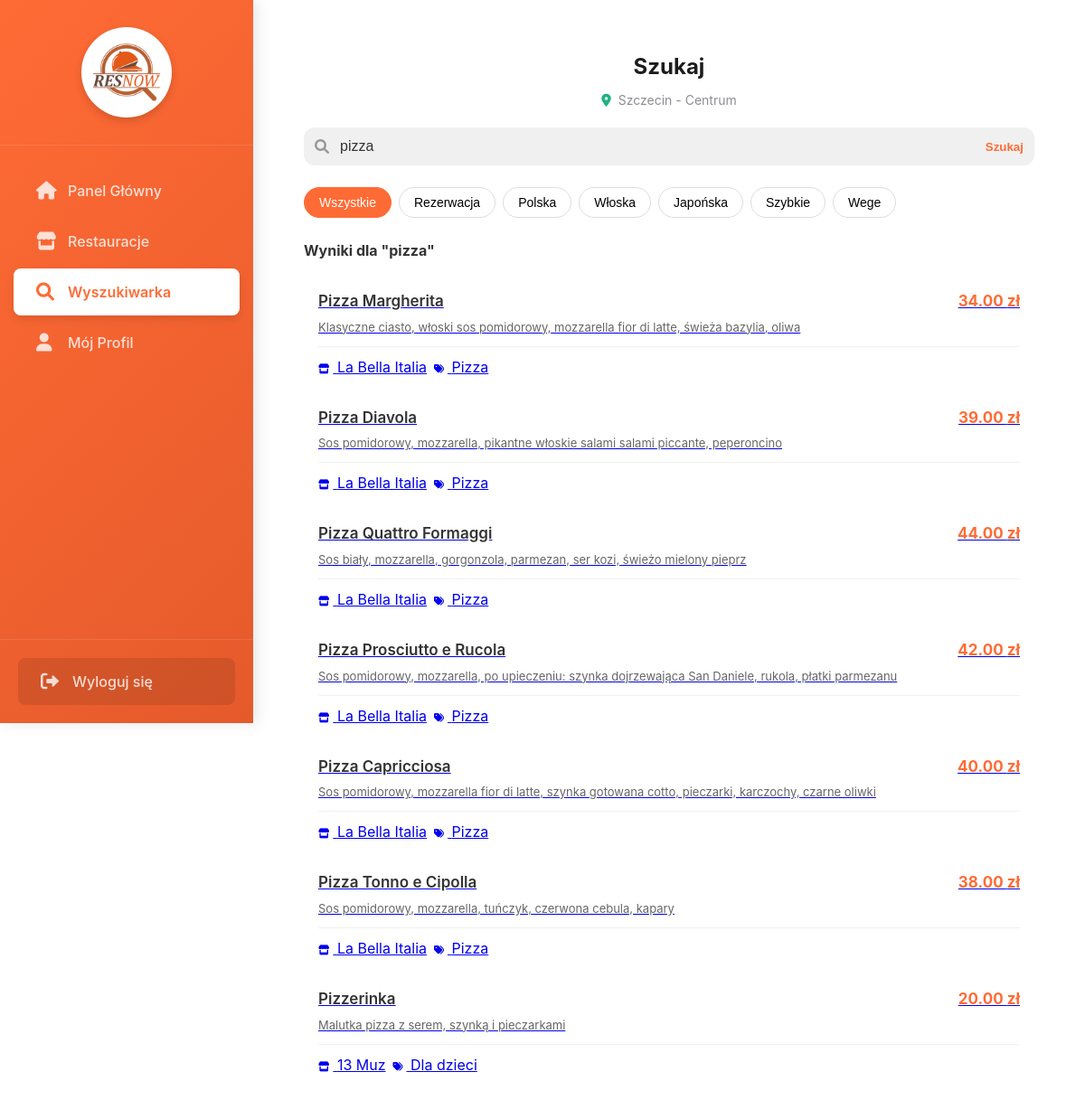
/client/search?q=Pizza (signed in), run on the app's committed database.
### models.py (models this page shows, shortened)
class MenuItem(db.Model):
    __tablename__ = 'menu_items'
    id = db.Column(db.Integer, primary_key=True)
    restaurant_id = db.Column(db.Integer, db.ForeignKey('restaurants.id'))
    name = db.Column(db.String(100))
    price = db.Column(db.Float)
    category = db.Column(db.String(50))
    description = db.Column(db.Text)
    available = db.Column(db.Boolean, default=True)
    restaurant = db.relationship('Restaurant', backref='menu_items')

class Restaurant(db.Model):
    __tablename__ = 'restaurants'
    id = db.Column(db.Integer, primary_key=True)
    name = db.Column(db.String(100), nullable=False)
    address = db.Column(db.String(200))
    cuisine = db.Column(db.String(100))
    rating = db.Column(db.Float)
    delivery = db.Column(db.Boolean, default=False)
    reservation = db.Column(db.Boolean, default=True)
    opening_hours = db.Column(db.String(50))
    delivery_time = db.Column(db.String(50))

### app.py (the view)
@app.route('/client/search')
@login_required
def client_search():
    if session.get('role') != 'client':
        flash('Brak dostępu', 'danger')
        return redirect(url_for('login'))
    query = request.args.get('q', '')
    filtered_menu_items = []
    if query:
        query = query.lower()
        filtered_menu_items = MenuItem.query.join(Restaurant).filter(
            (MenuItem.name.ilike(f'%{query}%')) |  # Szukaj po nazwie dania
            (MenuItem.description.ilike(f'%{query}%')) |  # Szukaj po opisie dania
            (MenuItem.category.ilike(f'%{query}%')) |  # Szukaj po kategorii (np. Dania główne)
            (Restaurant.name.ilike(f'%{query}%'))  # Szukaj po nazwie restauracji (pokaże całe menu danej restauracji)
        ).all()
    else:
        filtered_menu_items = MenuItem.query.all()
    return render_template('client/search_mobile.html',
                           query=query,
                           menu_items=filtered_menu_items)

### app.py (called while the page is built)
@app.context_processor
def inject_now():
    return {'now': datetime.now()}

def login_required(f):
    @wraps(f)
    def decorated_function(*args, **kwargs):
        if 'user_id' not in session:
            flash('Proszę się zalogować', 'warning')
            return redirect(url_for('login'))
        return f(*args, **kwargs)
    return decorated_function

### templates/client/search_mobile.html (shortened to what this page needs)
{% extends "mobile_layout.html" %}
{% block content %}
<div class="mobile-container">
    <div style="margin-bottom: 20px; text-align: center;">
        <h1 style="font-size: 24px; font-weight: 700; margin: 0 0 8px 0; color: var(--dark);">Szukaj</h1>
        <div style="display: flex; align-items: center; justify-content: center; gap: 8px; color: var(--gray); font-size: 14px;">
            <i class="fas fa-map-marker-alt" style="color: #20b27f; font-size: 14px;"></i>
            <span>Szczecin - Centrum</span>
        </div>
    </div>
    <div class="search-container">
        <div class="form-group" style="margin-bottom: 0;">
            <form action="{{ url_for('client_search') }}" method="get" style="margin: 0;">
                <div style="position: relative;">
                    <input type="text"
                           name="q"
                           class="form-control"
                           placeholder="🔍 Szukaj dań, restauracji..."
                           value="{{ query }}"
                           style="padding-left: 40px;">
                    <div style="position: absolute; left: 12px; top: 50%; transform: translateY(-50%);">
                        <i class="fas fa-search" style="color: #999;"></i>
                    </div>
                    <button type="submit"
                            style="position: absolute; right: 12px; top: 50%; transform: translateY(-50%); background: none; border: none; color: #FF6B35; font-weight: 600;">
                        Szukaj
                    </button>
                </div>
            </form>
        </div>
    </div>
    <div class="filters">
        <button class="filter-btn active">Wszystkie</button>
        <button class="filter-btn">Rezerwacja</button>
        <button class="filter-btn">Polska</button>
        <button class="filter-btn">Włoska</button>
        <button class="filter-btn">Japońska</button>
        <button class="filter-btn">Szybkie</button>
        <button class="filter-btn">Wege</button>
    </div>
{% if query %}
    <div>
        <h4 style="margin-bottom: 16px; color: #333; font-size: 16px;">Wyniki dla "{{ query }}"</h4>
        {% if menu_items %}
            {% for item in menu_items %}
            <a href="{{ url_for('client_menu', restaurant_id=item.restaurant_id) }}" class="menu-item-card">
                <div style="padding: 16px;">
                    <div style="display: flex; justify-content: space-between; align-items: start; margin-bottom: 6px;">
                        <h3 style="margin: 0; font-size: 17px; font-weight: 600; color: #333; padding-right: 8px;">
                            {{ item.name }}
                        </h3>
                        <div style="color: #FF6B35; font-weight: 700; font-size: 17px; white-space: nowrap;">
                            {{ "%.2f"|format(item.price) }} zł
                        </div>
                    </div>
                    {% if item.description %}
                    <p style="margin: 0 0 12px 0; font-size: 13px; color: #666; line-height: 1.4;">
                        {{ item.description }}
                    </p>
                    {% endif %}
                    <div style="display: flex; gap: 8px; flex-wrap: wrap; border-top: 1px solid #f1f1f1; padding-top: 10px;">
                        <span class="item-badge badge-restaurant">
                            <i class="fas fa-store" style="margin-right: 4px; font-size: 11px;"></i>
                            {{ item.restaurant.name }}
                        </span>
                        <span class="item-badge badge-category">
                            <i class="fas fa-tags" style="margin-right: 4px; font-size: 11px;"></i>
                            {{ item.category }}
                        </span>
                    </div>
                </div>
            </a>
            {% endfor %}
        {% else %}
            <div class="empty-state">
                <i class="fas fa-search fa-3x" style="color: #ddd; margin-bottom: 16px;"></i>
                <p>Brak wyników dla "{{ query }}"</p>
            </div>
        {% endif %}
    </div>
    {% endif %}
</div>
{% endblock %}

### static/css/mobile.css (style rules this page uses)
:root { --primary-orange: #FF6B35; --primary-orange-light: #FF8C42; --primary-orange-dark: #E55A2B; --white: #FFFFFF; --light-gray: #F5F5F7; --gray: #8E8E93; --dark-gray: #636366; --dark: #1C1C1E; --black: #000000; --success: #34C759; --warning: #FF9500; --danger: #FF3B30; --info: #007AFF; --background: #FFFFFF; --card-background: #FFFFFF; --shadow: 0 2px 10px rgba(0, 0, 0, 0.08); --shadow-heavy: 0 4px 20px rgba(0, 0, 0, 0.15); --radius-sm: 8px; --radius-md: 12px; --radius-lg: 16px; --radius-xl: 24px; --spacing-xs: 4px; --spacing-sm: 8px; --spacing-md: 16px; --spacing-lg: 24px; --spacing-xl: 32px; }
* { margin: 0; padding: 0; box-sizing: border-box; }
body { font-family: -apple-system, BlinkMacSystemFont, 'Segoe UI', Roboto, Oxygen, Ubuntu, Cantarell, sans-serif; background-color: var(--background); color: var(--dark); line-height: 1.5; -webkit-font-smoothing: antialiased; -moz-osx-font-smoothing: grayscale; }
.mobile-container { max-width: 480px; margin: 0 auto; padding: 16px; }
.form-group { margin-bottom: 16px; }
.form-control { width: 100%; padding: 12px 16px; border: 1px solid #C7C7CC; border-radius: var(--radius-md); font-size: 16px; background-color: var(--white); color: var(--dark); }

### templates/mobile_layout.html (style rules this page uses)
:root { --primary-orange: #FF6B35; --gradient-orange: linear-gradient(135deg, #FF6B35, #E55A2B); --dark-gray: #333333; --light-bg: #f8f9fa; }
body { margin: 0; padding: 0; font-family: -apple-system, BlinkMacSystemFont, "Segoe UI", Roboto, sans-serif; background-color: var(--light-bg); color: var(--dark-gray); }
@media (min-width: 992px) { body { display: flex; background-color: #f0f2f5; } }
@media (min-width: 992px) { .mobile-container, .container { width: 100%; max-width: 1100px; margin: 0 auto; } }

### templates/client/search_mobile.html (style rules this page uses)
.search-container { position: sticky; top: 60px; background: transparent; padding: 0 0 16px 0; z-index: 10; }
.search-container .form-control { background: #f0f0f0; border: none; color: #333; }
.search-container .form-control::placeholder { color: #999; }
.filters { display: flex; gap: 8px; overflow-x: auto; padding: 8px 0; margin-bottom: 16px; -webkit-overflow-scrolling: touch; }
.filter-btn { padding: 8px 16px; border: 1px solid #ddd; border-radius: 20px; background: white; white-space: nowrap; font-size: 14px; }
.filter-btn.active { background: var(--primary-orange); color: white; border-color: var(--primary-orange); }
body { background-color: white !important; }

### data on the page
MenuItem: name "Pizza Margherita", price "34.00", description "Klasyczne ciasto, włoski sos pomidorowy, mozzarella fior di latte, świeża bazylia, oliwa", restaurant.name "La Bella Italia", category "Pizza"
MenuItem: name "Pizza Diavola", price "39.00", description "Sos pomidorowy, mozzarella, pikantne włoskie salami salami piccante, peperoncino", restaurant.name "La Bella Italia", category "Pizza"
MenuItem: name "Pizza Quattro Formaggi", price "44.00", description "Sos biały, mozzarella, gorgonzola, parmezan, ser kozi, świeżo mielony pieprz", restaurant.name "La Bella Italia", category "Pizza"
MenuItem: name "Pizza Prosciutto e Rucola", price "42.00", description "Sos pomidorowy, mozzarella, po upieczeniu: szynka dojrzewająca San Daniele, rukola, płatki parmezanu", restaurant.name "La Bella Italia", category "Pizza"
MenuItem: name "Pizza Capricciosa", price "40.00", description "Sos pomidorowy, mozzarella fior di latte, szynka gotowana cotto, pieczarki, karczochy, czarne oliwki", restaurant.name "La Bella Italia", category "Pizza"
MenuItem: name "Pizza Tonno e Cipolla", price "38.00", description "Sos pomidorowy, mozzarella, tuńczyk, czerwona cebula, kapary", restaurant.name "La Bella Italia", category "Pizza"
MenuItem: name "Pizzerinka", price "20.00", description "Malutka pizza z serem, szynką i pieczarkami", restaurant.name "13 Muz", category "Dla dzieci"

### other printed values
{{ query }} "pizza"
